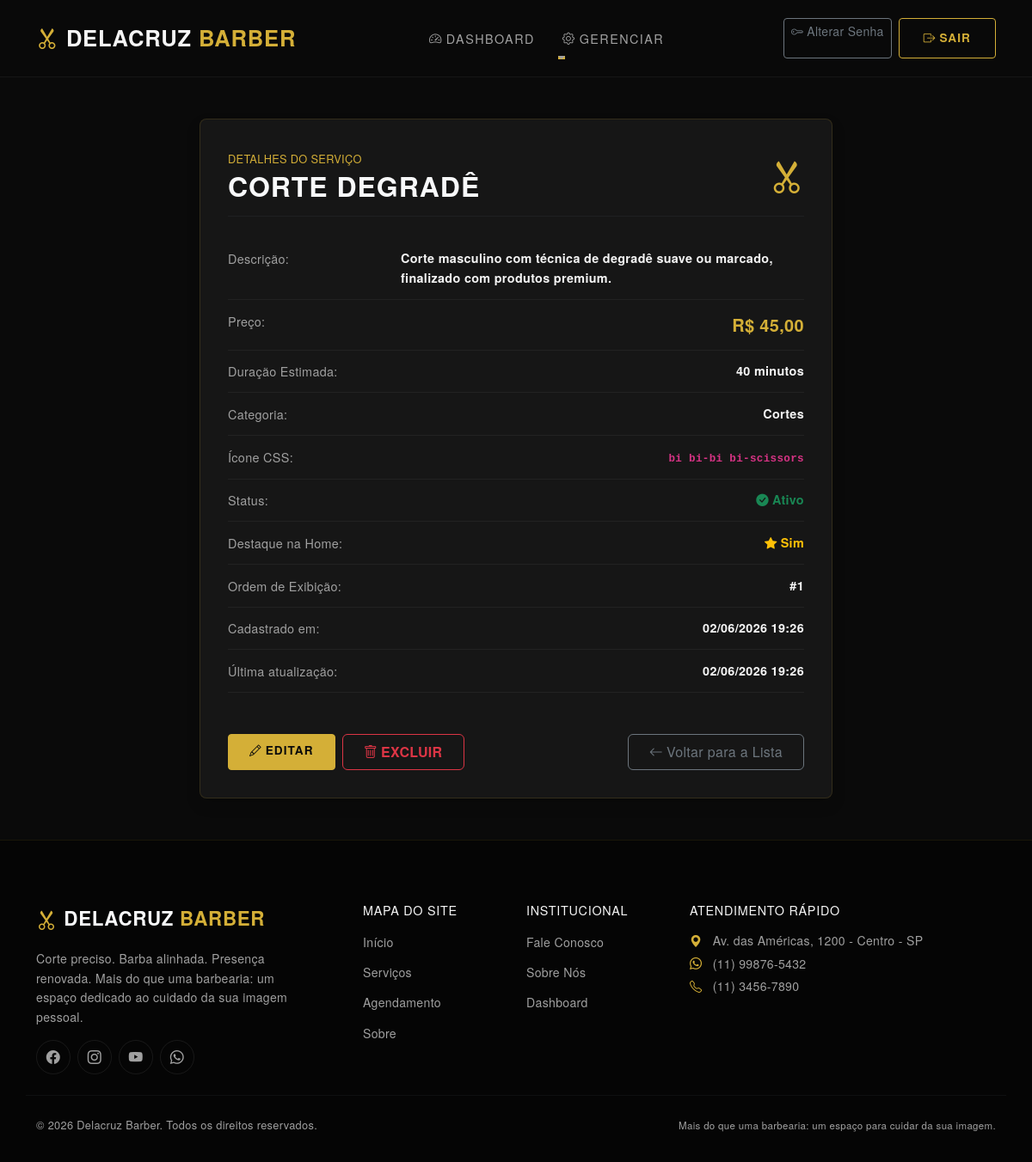
Screenshot of /ver/servico/1/ (signed in) with the database file from the repository.
### website/models.py (models this page shows, shortened)
class Servico(models.Model):
    nome = models.CharField(max_length=200)
    descricao = models.TextField()
    preco = models.DecimalField(max_digits=8, decimal_places=2)
    duracao_minutos = models.PositiveIntegerField()
    categoria = models.CharField(max_length=100, default='Geral')
    icone = models.CharField(max_length=100, default='bi bi-scissors')
    ativo = models.BooleanField(default=True)
    destaque = models.BooleanField(default=False)
    ordem = models.PositiveIntegerField(default=0)
    cadastrado_em = models.DateTimeField(auto_now_add=True)
    atualizado_em = models.DateTimeField(auto_now=True)
    class Meta:
        ordering = ['ordem', 'nome']
        verbose_name = 'Serviço'
        verbose_name_plural = 'Serviços'

### website/views.py (the view)
# urls.py: path('ver/servico/<int:pk>/', views.ServicoDetail.as_view(), name='ver_servico'),
class ServicoDetail(LoginRequiredMixin, DetailView):
    model = Servico
    template_name = 'website/ver/servico.html'
    context_object_name = 'servico'

### website/templates/website/ver/servico.html (shortened to what this page needs)
{% extends 'website/modelo.html' %}
{% block conteudo %}
<section class="py-5">
  <div class="container text-start">
    <div class="row justify-content-center">
      <div class="col-lg-8">
        <div class="detail-card shadow">
          <div class="d-flex justify-content-between align-items-center mb-4 pb-3 border-bottom border-secondary border-opacity-10">
            <div>
              <span class="text-gold text-uppercase fw-600 tracking-wider" style="font-size: 0.8rem;">Detalhes do Serviço</span>
              <h2 class="brand-font text-uppercase fw-bold text-light mb-0">{{ servico.nome }}</h2>
            </div>
            <div class="fs-1 text-gold"><i class="bi bi-{{ servico.icone|default:'scissors' }}"></i></div>
          </div>
          <div class="detail-row">
            <span class="detail-label">Descrição:</span>
            <span class="detail-value text-start" style="max-width: 70%;">{{ servico.descricao }}</span>
          </div>
          <div class="detail-row">
            <span class="detail-label">Preço:</span>
            <span class="detail-value text-gold fs-5">R$ {{ servico.preco|floatformat:2 }}</span>
          </div>
          <div class="detail-row">
            <span class="detail-label">Duração Estimada:</span>
            <span class="detail-value">{{ servico.duracao_minutos }} minutos</span>
          </div>
          <div class="detail-row">
            <span class="detail-label">Categoria:</span>
            <span class="detail-value">{{ servico.categoria }}</span>
          </div>
          <div class="detail-row">
            <span class="detail-label">Ícone CSS:</span>
            <span class="detail-value"><code>bi bi-{{ servico.icone|default:'scissors' }}</code></span>
          </div>
          <div class="detail-row">
            <span class="detail-label">Status:</span>
            <span class="detail-value">
              {% if servico.ativo %}
              <span class="text-success fw-bold"><i class="bi bi-check-circle-fill me-1"></i>Ativo</span>
              {% else %}
              <span class="text-danger fw-bold"><i class="bi bi-x-circle-fill me-1"></i>Inativo</span>
              {% endif %}
            </span>
          </div>
          <div class="detail-row">
            <span class="detail-label">Destaque na Home:</span>
            <span class="detail-value">
              {% if servico.destaque %}
              <span class="text-warning fw-bold"><i class="bi bi-star-fill me-1"></i>Sim</span>
              {% else %}
              <span class="text-muted">Não</span>
              {% endif %}
            </span>
          </div>
          <div class="detail-row">
            <span class="detail-label">Ordem de Exibição:</span>
            <span class="detail-value">#{{ servico.ordem }}</span>
          </div>
          <div class="detail-row">
            <span class="detail-label">Cadastrado em:</span>
            <span class="detail-value">{{ servico.cadastrado_em|date:"d/m/Y H:i" }}</span>
          </div>
          <div class="detail-row">
            <span class="detail-label">Última atualização:</span>
            <span class="detail-value">{{ servico.atualizado_em|date:"d/m/Y H:i" }}</span>
          </div>
          <div class="d-flex gap-2 mt-5">
            <a href="{% url 'editar_servico' servico.pk %}" class="btn btn-gold-solid px-4 py-2 text-uppercase fw-bold">
              <i class="bi bi-pencil me-1"></i>Editar
            </a>
            <a href="{% url 'excluir_servico' servico.pk %}" class="btn btn-outline-danger px-4 py-2 text-uppercase fw-bold">
              <i class="bi bi-trash me-1"></i>Excluir
            </a>
            <a href="{% url 'listar_servicos' %}" class="btn btn-outline-secondary ms-auto px-4 py-2">
              <i class="bi bi-arrow-left me-1"></i>Voltar para a Lista
            </a>
          </div>
        </div>
      </div>
    </div>
  </div>
</section>
{% endblock %}

### website/static/website/css/style.css (style rules this page uses)
:root { --bg-dark: #0a0a0a; --bg-card: #161616; --bg-lighter: rgba(255, 255, 255, 0.03); --primary-gold: #d4af37; --primary-gold-rgb: 212, 175, 55; --primary-gold-dim: rgba(212, 175, 55, 0.1); --primary-hover: #b8962d; --accent-leather: #8b4513; --text-white: #f5f5f5; --text-primary: #f5f5f5; --text-muted: #a0a0a0; --text-beige: #f5f5f5; --status-available: #28a745; --status-pending: #F59E0B; --status-disabled: #dc3545; --font-serif: 'Helvetica Neue', Arial, sans-serif; --font-sans: 'Helvetica Neue', Arial, sans-serif; --transition-smooth: all 0.3s ease; --box-shadow-gold: 0 8px 30px rgba(212, 175, 55, 0.08); --box-shadow-gold-hover: 0 15px 40px rgba(212, 175, 55, 0.15); }
body { background-color: var(--bg-dark); color: var(--text-primary); font-family: var(--font-sans); overflow-x: hidden; letter-spacing: 0.02em; line-height: 1.6; }
h1, h2, h3, h4, .brand-font { font-family: var(--font-serif); letter-spacing: 0.03em; }
.text-gold { color: var(--primary-gold) !important; }
.bg-dark-custom { background-color: var(--bg-dark) !important; }
.btn-gold-solid { color: var(--bg-dark); background-color: var(--primary-gold); border: 1px solid var(--primary-gold); font-weight: 600; text-transform: uppercase; letter-spacing: 0.08em; padding: 0.75rem 1.75rem; font-size: 0.85rem; border-radius: 4px; transition: var(--transition-smooth); }
.detail-card { background-color: var(--bg-card); border: 1px solid rgba(212, 175, 55, 0.15); border-radius: 8px; padding: 2rem; }
.detail-row { display: flex; justify-content: space-between; padding: 0.8rem 0; border-bottom: 1px solid rgba(255, 255, 255, 0.05); font-size: 0.9rem; }
.detail-label { color: var(--text-muted); font-weight: 500; }
.detail-value { color: var(--text-primary); font-weight: 600; text-align: right; }

### rows the page displays
Servico: nome "CORTE DEGRADÊ", descricao "Corte masculino com técnica de degradê suave ou marcado, finalizado com produtos premium.", preco "45,00", duracao_minutos "40", categoria "Cortes", icone "bi bi-scissors", ordem "1", cadastrado_em "02/06/2026 19:26", atualizado_em "02/06/2026 19:26"
